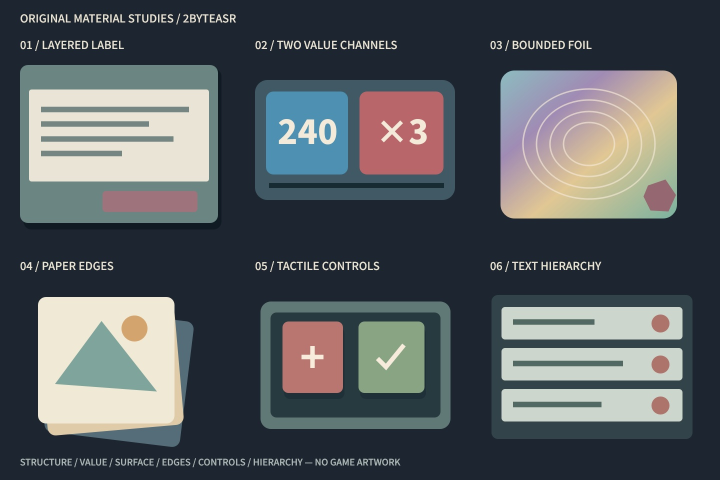
#> input picture assets/design-references/balatro/reference-atlas.jpg, 1440 x 960 px (shown at 1/2 size); its folder holds only this picture in this run
$ python -i imgkit.py   (imports and definitions only)
#> lines starting #> are read from the running program, lines starting #| are printed output that depends on the picture; after the words box and inside, x2 and y2 are one past the last pixel; in counts of white or black regions, pixels touching at a corner belong together
#> further down, picture is the input picture: PIL image 1440x960 RGB; mean R, G, B 85.5, 91.3, 94.9
"""Shared helpers for README images: crop, scale, rounded frame, GIF encode."""
from __future__ import annotations

import subprocess
from pathlib import Path

from PIL import Image, ImageChops, ImageDraw, ImageFilter

FFMPEG = 'ffmpeg'


def load(path) -> Image.Image:
    return Image.open(path).convert('RGB')


# [11 lines left out: functions crop_logical, fit_width, not called in this run]


def framed(img: Image.Image, radius: int = 18, border=(255, 255, 255, 34), pad: int = 0) -> Image.Image:
    """Rounded corners with a hairline border on a transparent canvas.

    Transparent outside the corners, so the image sits cleanly on both the
    light and dark GitHub themes.
    """
#> called with radius = 18, border = (255, 255, 255, 34), pad = 0
    w, h = img.size
#> w = 1440; h = 960
    scale = 3
    mask = Image.new('L', (w * scale, h * scale), 0)
#> mask: PIL image 4320x2880 L; every value is 0
    ImageDraw.Draw(mask).rounded_rectangle((0, 0, w * scale - 1, h * scale - 1), radius=radius * scale, fill=255)
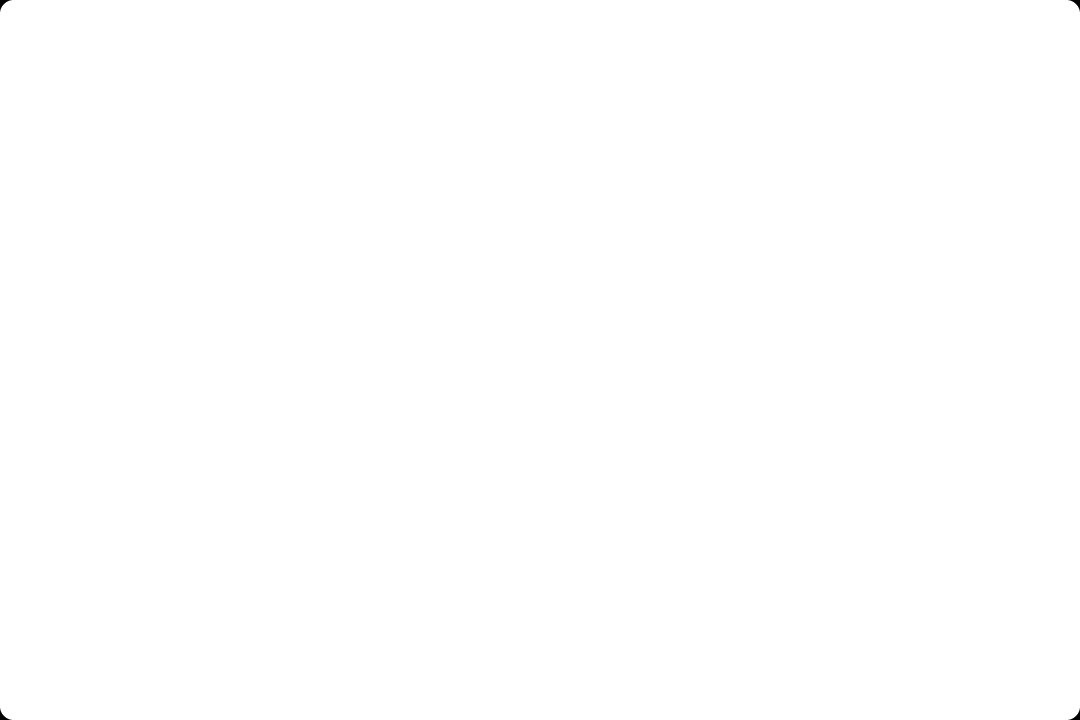
#> mask: PIL image 4320x2880 L (shown at 1/4 size); 100% white; 4 black regions, box (x1, y1, x2, y2) and area: (0, 0, 47, 47) 642, (4273, 0, 4320, 47) 642, (0, 2833, 47, 2880) 642, (4273, 2833, 4320, 2880) 642
    mask = mask.resize((w, h), Image.LANCZOS)
#> mask: PIL image 1440x960 L
    out = Image.new('RGBA', (w + pad * 2, h + pad * 2), (0, 0, 0, 0))
#> out: PIL image 1440x960 RGBA; every value is 0
    rgba = img.convert('RGBA')
    rgba.putalpha(mask)
    out.alpha_composite(rgba, (pad, pad))
    if border:
        ring = Image.new('L', (w * scale, h * scale), 0)
        d = ImageDraw.Draw(ring)
        d.rounded_rectangle((0, 0, w * scale - 1, h * scale - 1), radius=radius * scale, outline=255, width=2 * scale)
        ring = ring.resize((w, h), Image.LANCZOS)
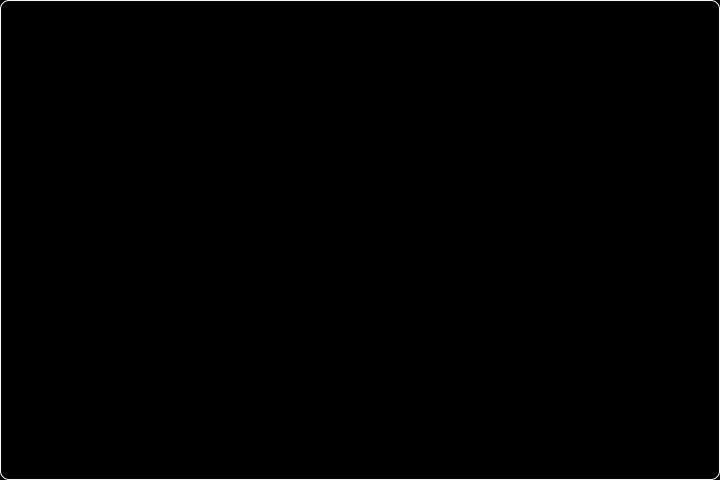
#> ring: PIL image 1440x960 L (shown at 1/2 size); min 0, max 255, mean 1.8
        layer = Image.new('RGBA', (w, h), border[:3] + (0,))
        layer.putalpha(ImageChops.multiply(ring, Image.new('L', (w, h), border[3])))
        out.alpha_composite(layer, (pad, pad))
    return out


# [40 lines left out: functions save_png, encode_gif, not called in this run]

>>> from PIL import Image
>>> picture = Image.open('../../assets/design-references/balatro/reference-atlas.jpg')
>>> result = framed(picture)
